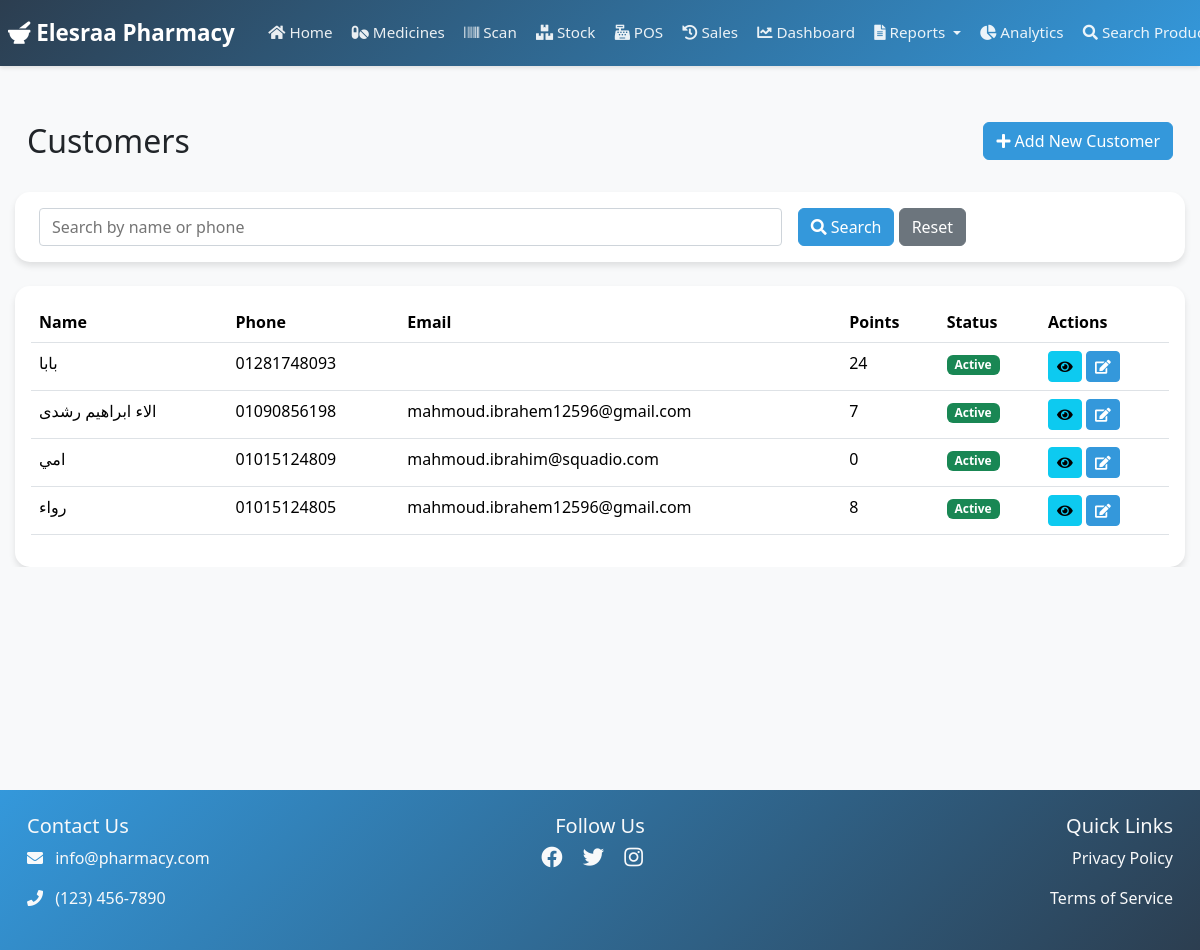
The page /customers/ (signed in) on the database its author committed.
### pharmacy/models.py (models this page shows, shortened)
class Customer(models.Model):
    CUSTOMER_TYPE_CHOICES = [
        ('REGULAR', 'عميل عادي'),
        ('FAMILY', 'من الأقارب'),
        ('VIP', 'عميل مميز'),
        ('WHOLESALE', 'تاجر جملة'),
    ]
    name = models.CharField(max_length=200)
    phone = models.CharField(max_length=20, unique=True)
    email = models.EmailField(blank=True)
    address = models.TextField(blank=True)
    points = models.IntegerField(default=0)
    customer_type = models.CharField(
        max_length=20,
        choices=CUSTOMER_TYPE_CHOICES,
        default='REGULAR',
        verbose_name='نوع العميل'
    )
    discount_percentage = models.DecimalField(
        max_digits=5,
        decimal_places=2,
        default=0,
        help_text='نسبة الخصم الخاصة بالعميل'
    )
    created_at = models.DateTimeField(auto_now_add=True)
    updated_at = models.DateTimeField(auto_now=True)
    is_active = models.BooleanField(default=True)

### pharmacy/views.py (the view)
# urls.py: path('customers/', views.CustomerListView.as_view(), name='customer_list'),
class CustomerListView(LoginRequiredMixin, ListView):
    model = Customer
    template_name = 'pharmacy/customer_list.html'
    context_object_name = 'customers'
    paginate_by = 20
    def get_queryset(self):
        queryset = super().get_queryset()
        search = self.request.GET.get('search')
        if search:
            queryset = queryset.filter(
                Q(name__icontains=search) |
                Q(phone__icontains=search)
            )
        return queryset.order_by('-created_at')
    def get_context_data(self, **kwargs):
        context = super().get_context_data(**kwargs)
        context['search_form'] = CustomerSearchForm(self.request.GET)
        return context

### pharmacy/forms.py
class CustomerSearchForm(forms.Form):
    search = forms.CharField(
        required=False,
        widget=forms.TextInput(attrs={'placeholder': 'Search by name or phone'})
    )

### pharmacy/templates/pharmacy/customer_list.html (shortened to what this page needs)
{% extends 'pharmacy/base.html' %}
{% block content %}
<div class="container mt-4">
    <div class="row mb-4">
        <div class="col-md-6">
            <h2>Customers</h2>
        </div>
        <div class="col-md-6 text-end">
            <a href="{% url 'pharmacy:customer_add' %}" class="btn btn-primary">
                <i class="fas fa-plus"></i> Add New Customer
            </a>
        </div>
    </div>
    <div class="card mb-4">
        <div class="card-body">
            <form method="get" class="row g-3">
                <div class="col-md-8">
                    {{ search_form.search }}
                </div>
                <div class="col-md-4">
                    <button type="submit" class="btn btn-primary">
                        <i class="fas fa-search"></i> Search
                    </button>
                    <a href="{% url 'pharmacy:customer_list' %}" class="btn btn-secondary">
                        Reset
                    </a>
                </div>
            </form>
        </div>
    </div>
    <div class="card">
        <div class="card-body">
            <div class="table-responsive">
                <table class="table">
                    <thead>
                        <tr>
                            <th>Name</th>
                            <th>Phone</th>
                            <th>Email</th>
                            <th>Points</th>
                            <th>Status</th>
                            <th>Actions</th>
                        </tr>
                    </thead>
                    <tbody>
                        {% for customer in customers %}
                        <tr>
                            <td>{{ customer.name }}</td>
                            <td>{{ customer.phone }}</td>
                            <td>{{ customer.email }}</td>
                            <td>{{ customer.points }}</td>
                            <td>
                                <span class="badge {% if customer.is_active %}bg-success{% else %}bg-danger{% endif %}">
                                    {{ customer.is_active|yesno:"Active,Inactive" }}
                                </span>
                            </td>
                            <td>
                                <a href="{% url 'pharmacy:customer_detail' customer.pk %}"
                                   class="btn btn-sm btn-info">
                                    <i class="fas fa-eye"></i>
                                </a>
                                <a href="{% url 'pharmacy:customer_edit' customer.pk %}"
                                   class="btn btn-sm btn-primary">
                                    <i class="fas fa-edit"></i>
                                </a>
                            </td>
                        </tr>
                        {% empty %}
                        <tr>
                            <td colspan="6" class="text-center">No customers found</td>
                        </tr>
                        {% endfor %}
                    </tbody>
                </table>
            </div>
        </div>
    </div>
</div>
{% endblock %}

### pharmacy/static/pharmacy/css/style.css (style rules this page uses)
:root { --primary-color: #2c3e50; --secondary-color: #3498db; }
html, body { overflow-x: hidden; width: 100%; margin: 0; padding: 0; font-family: 'Segoe UI', Tahoma, Geneva, Verdana, sans-serif; background-color: #f8f9fa; }
body { font-family: 'Segoe UI', Tahoma, Geneva, Verdana, sans-serif; background-color: #f8f9fa; }
.card { border: none; border-radius: 15px; box-shadow: 0 4px 6px rgba(0,0,0,0.1); transition: transform 0.3s ease; background-color: white; max-width: 100%; overflow: hidden; }
.btn-primary { background-color: var(--secondary-color); border-color: var(--secondary-color); }
.card { animation: fadeIn 0.5s ease-out; }
.container, .container-fluid { max-width: 100%; padding-right: 15px; padding-left: 15px; overflow-x: hidden; }
.row { margin-right: 0; margin-left: 0; }
.table-responsive { overflow-x: auto; -webkit-overflow-scrolling: touch; max-width: 100%; }
input[type="text"], input[type="password"] { width: 100%; padding: 0.375rem 0.75rem; font-size: 1rem; line-height: 1.5; color: #212529; background-color: #fff; border: 1px solid #ced4da; border-radius: 0.25rem; transition: border-color 0.15s ease-in-out, box-shadow 0.15s ease-in-out; }

### rows shown on the page
Customer: name "بابا", phone "01281748093", points "24", is_active "Active"
Customer: name "الاء ابراهيم رشدى", phone "01090856198", email "mahmoud.ibrahem12596@gmail.com", points "7", is_active "Active"
Customer: name "امي", phone "01015124809", email "mahmoud.ibrahim@squadio.com", points "0", is_active "Active"
Customer: name "رواء", phone "01015124805", email "mahmoud.ibrahem12596@gmail.com", points "8", is_active "Active"
